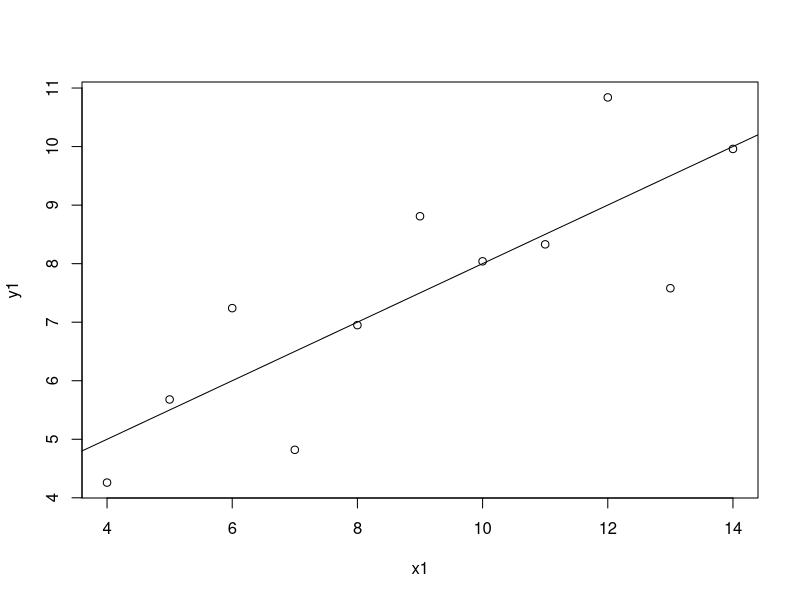
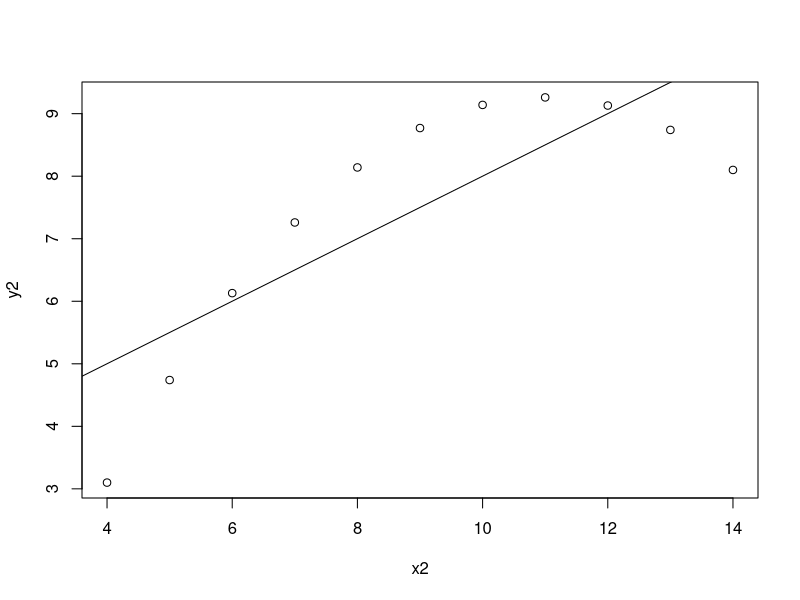
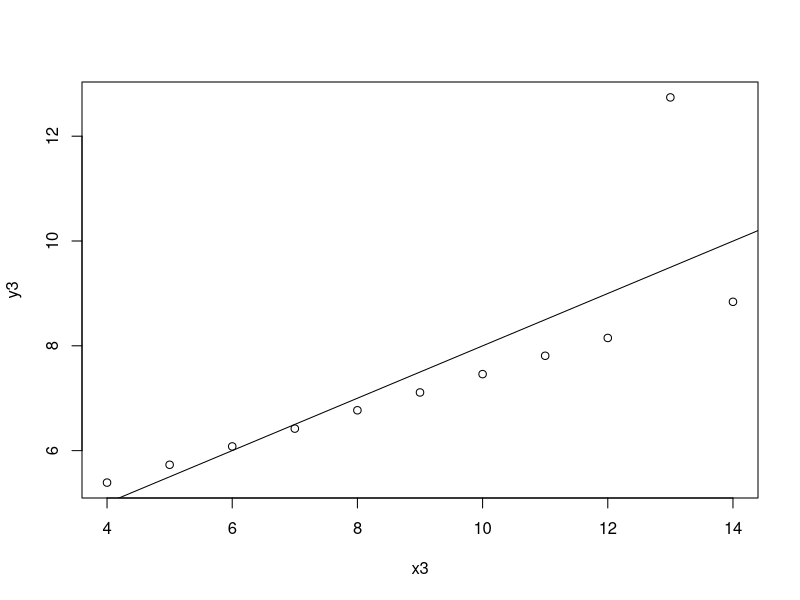
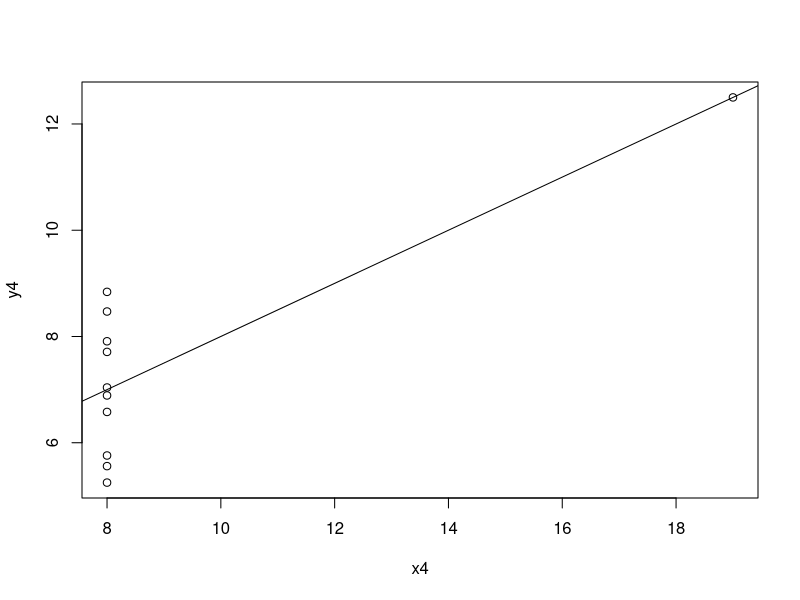
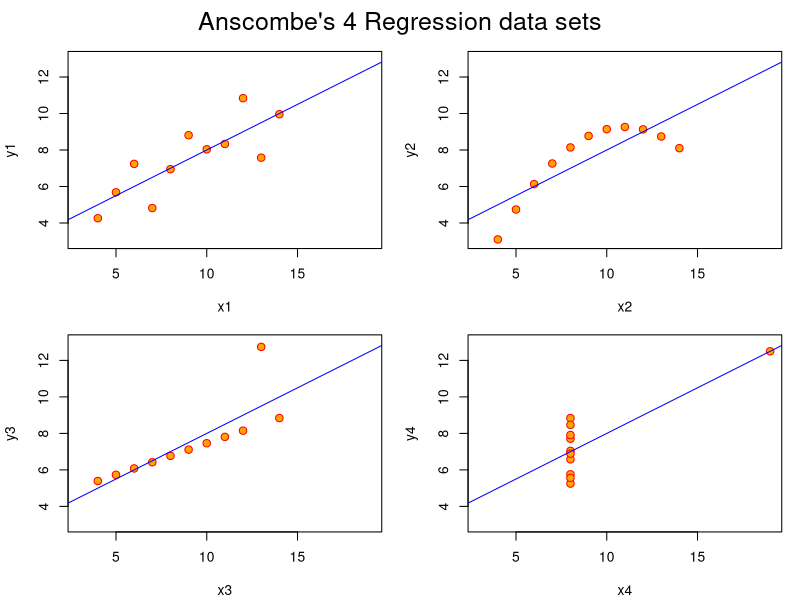

The R script that drew these images, in order:
# Anscombe Quartet Example

mydata <- anscombe
attach(mydata)

##########################################################################

# load the package

library(ggplot2)

##########################################################################

# Notice that the mean values of the Y variables are all identical

summary(mydata)

#-------------------------------------------------------------------------

# Create the plot and regression for the 1st Chart

chart1 <- plot(x1,y1)

lm1 <- lm(y1~x1, data=mydata)
summary(lm1)

abline(coefficients(lm1))


#-------------------------------------------------------------------------
# Create the plot and regression for the 2nd Chart

chart2 <- plot(x2,y2)

lm2 <- lm(y2~x2, data=mydata)
summary(lm2)

abline(coefficients(lm2))

#-------------------------------------------------------------------------
# Create the plot and regression for the 3rd Chart

chart3 <- plot(x3,y3)

lm3 <- lm(y3~x3, data=mydata)
summary(lm3)

abline(coefficients(lm3))

#-------------------------------------------------------------------------
# Create the plot and regression for the 4th Chart

chart4 <- plot(x4,y4)

lm4 <- lm(y4~x4, data=mydata)
summary(lm4)

abline(coefficients(lm4))

##########################################################################

??anscombe


require(stats); require(graphics)
summary(anscombe)

##-- now some "magic" to do the 4 regressions in a loop:
ff <- y ~ x
mods <- setNames(as.list(1:4), paste0("lm", 1:4))
for(i in 1:4) {
  ff[2:3] <- lapply(paste0(c("y","x"), i), as.name)
  ## or   ff[[2]] <- as.name(paste0("y", i))
  ##      ff[[3]] <- as.name(paste0("x", i))
  mods[[i]] <- lmi <- lm(ff, data = anscombe)
  print(anova(lmi))
}

## See how close they are (numerically!)
sapply(mods, coef)
lapply(mods, function(fm) coef(summary(fm)))

## Now, do what you should have done in the first place: PLOTS
op <- par(mfrow = c(2, 2), mar = 0.1+c(4,4,1,1), oma =  c(0, 0, 2, 0))
for(i in 1:4) {
  ff[2:3] <- lapply(paste0(c("y","x"), i), as.name)
  plot(ff, data = anscombe, col = "red", pch = 21, bg = "orange", cex = 1.2,
       xlim = c(3, 19), ylim = c(3, 13))
  abline(mods[[i]], col = "blue")
}
mtext("Anscombe's 4 Regression data sets", outer = TRUE, cex = 1.5)
par(op)
